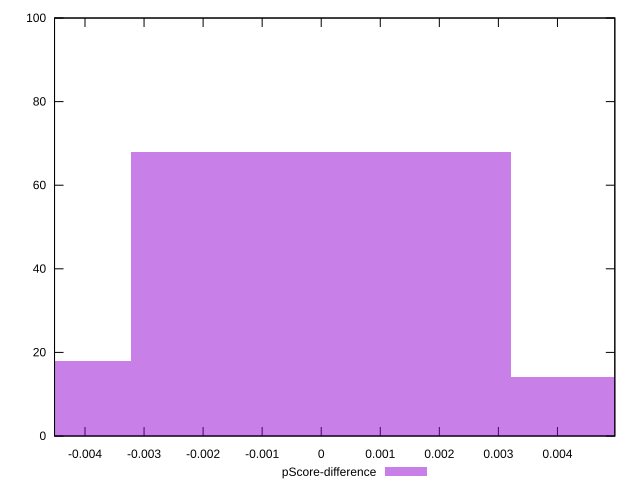

Write gnuplot code to recreate this figure.
reset

$pScoreDifference <<EOF
0.006430370352369072 14
0 68
-0.006430370352369072 18
EOF

set key outside below
set boxwidth 0.006430370352369072
set xrange [-0.0045159560841776525:0.004971675894975824]
set yrange [0:100]
set trange [0:100]
set style fill transparent solid 0.5 noborder
set terminal svg size 640, 490 enhanced background rgb 'white'
set output "reports/report_00033_2021-03-01T14-23-16.841Z/total-blocking-time/samples/astro/pScore-difference/histogram.svg"

plot $pScoreDifference title "pScore-difference" with boxes

reset
